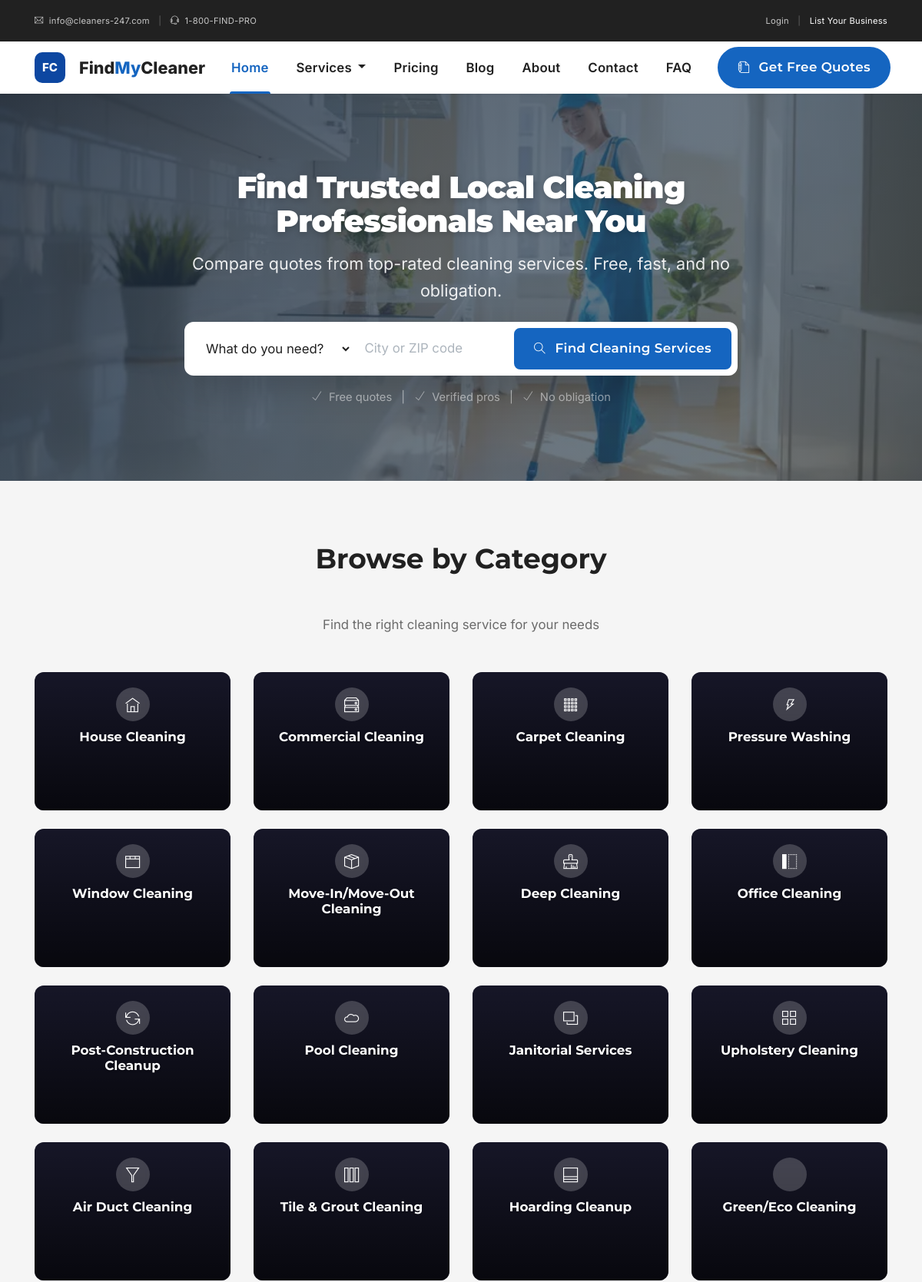
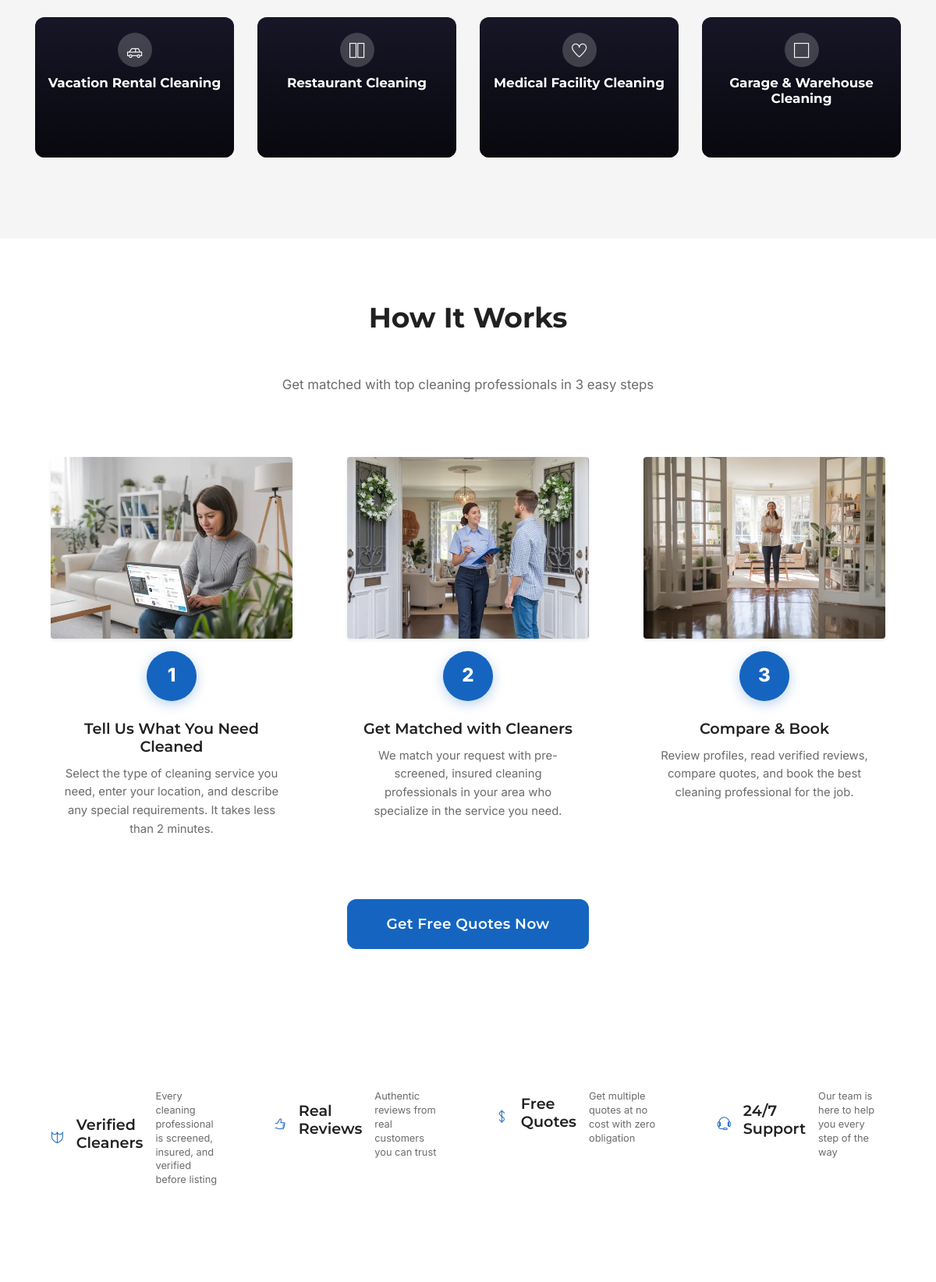
The page / (upper part) on the database its author committed (2 pictures, top to bottom).
### tables this page shows
CREATE TABLE IF NOT EXISTS `categories` (
    `id` INT UNSIGNED AUTO_INCREMENT PRIMARY KEY,
    `name` VARCHAR(100) NOT NULL,
    `slug` VARCHAR(100) NOT NULL UNIQUE,
    `description` TEXT,
    `icon` VARCHAR(100) DEFAULT NULL,
    `image` VARCHAR(500) DEFAULT NULL,
    `meta_title` VARCHAR(200) DEFAULT NULL,
    `meta_description` VARCHAR(300) DEFAULT NULL,
    `lead_price` DECIMAL(8,2) NOT NULL DEFAULT 25.00,
    `sort_order` INT NOT NULL DEFAULT 0,
    `is_active` TINYINT(1) NOT NULL DEFAULT 1,
    `created_at` DATETIME NOT NULL DEFAULT CURRENT_TIMESTAMP,
    INDEX `idx_slug` (`slug`),
    INDEX `idx_active_sort` (`is_active`, `sort_order`)
);

### includes/inc_auth.php (called while the page is built, shortened)
<?php
require_once __DIR__ . '/inc_db.php';
function current_user() {
    if (!isset($_SESSION['user_id'])) return null;
    $db = get_db();
    $stmt = $db->prepare("SELECT id, email, role, first_name, last_name, phone, avatar, status FROM users WHERE id = ? AND status = 'active'");
    $stmt->execute([$_SESSION['user_id']]);
    $user = $stmt->fetch();
    return $user;
}

### includes/inc_db.php (called while the page is built, shortened)
<?php
function get_db() {
    static $pdo = null;
    if ($pdo === null) {
        $host = getenv('DB_HOST') ?: '127.0.0.1';
        $name = getenv('DB_NAME') ?: '';
        $user = getenv('DB_USER') ?: '';
        $pass = getenv('DB_PASS') ?: '';
        $dsn = "mysql:host={$host};dbname={$name};charset=utf8mb4";
        $options = [
            PDO::ATTR_ERRMODE => PDO::ERRMODE_EXCEPTION,
            PDO::ATTR_DEFAULT_FETCH_MODE => PDO::FETCH_ASSOC,
            PDO::ATTR_EMULATE_PREPARES => false,
            PDO::MYSQL_ATTR_INIT_COMMAND => "SET NAMES utf8mb4 COLLATE utf8mb4_unicode_ci"
        ];
        $pdo = new PDO($dsn, $user, $pass, $options);
    }
    return $pdo;
}

### includes/inc_helpers.php (called while the page is built, shortened)
<?php
function e($str) {
    return htmlspecialchars($str ?? '', ENT_QUOTES, 'UTF-8');
}

### index.php (the view, shortened to what this page needs)
<?php
require_once 'includes/inc_db.php';
require_once 'includes/inc_helpers.php';
$active_page = 'home';
$load_slick = true;
$categories = get_db()->query("SELECT * FROM categories WHERE is_active = 1 ORDER BY sort_order ASC")->fetchAll();
?>
<!DOCTYPE html>
<html lang="en">
<head>
    <?php include 'includes/inc_head.php'; ?>
</head>
<body>
<?php include 'includes/inc_header.php'; ?>
<section class="hero-section" role="img" aria-label="Professional cleaner working in a modern home" style="background:url('/images/hero-bg.webp') center/cover no-repeat;">
    <div class="container">
        <div class="row justify-content-center">
            <div class="col-lg-8 text-center text-white">
                <h1 class="hero-title mb-3" data-aos="fade-up">Find Trusted Local Cleaning <br>Professionals Near You</h1>
                <p class="hero-subtitle mb-4" data-aos="fade-up" data-aos-delay="100">Compare quotes from top-rated cleaning services. Free, fast, and no obligation.</p>
                <form action="/cleaners" method="GET" data-aos="fade-up" data-aos-delay="200">
                    <div class="d-flex flex-column flex-md-row bg-white rounded-lg shadow-lg p-2 mx-auto" style="max-width:720px;">
                        <select name="category" class="form-control border-0 flex-fill mb-2 mb-md-0" style="min-width:0;">
                            <option value="">What do you need?</option>
                        </select>
                        <input type="text" name="location" id="heroSearch" class="form-control border-0 flex-fill mb-2 mb-md-0" style="min-width:0;" placeholder="City or ZIP code">
                        <button type="submit" class="btn btn-primary px-4 flex-shrink-0" style="white-space:nowrap;"><i class="ti-search mr-1"></i> Find Cleaning Services</button>
                    </div>
                </form>
                <p class="mt-3 small text-white-50" data-aos="fade-up" data-aos-delay="300">
                    <i class="ti-check mr-1"></i> Free quotes <span class="mx-2">|</span>
                    <i class="ti-check mr-1"></i> Verified pros <span class="mx-2">|</span>
                    <i class="ti-check mr-1"></i> No obligation
                </p>
            </div>
        </div>
    </div>
</section>
<section class="section-padding bg-light">
    <div class="container">
        <div class="text-center mb-5">
            <h2 class="section-title" data-aos="fade-up">Browse by Category</h2>
            <p class="text-muted" data-aos="fade-up" data-aos-delay="100">Find the right cleaning service for your needs</p>
        </div>
        <div class="row">
            <?php foreach ($categories as $i => $cat): ?>
            <div class="col-lg-3 col-md-4 col-6 mb-4" data-aos="fade-up" data-aos-delay="<?php echo ($i % 4) * 50; ?>">
                <a href="/cleaners/<?php echo e($cat['slug']); ?>" class="category-card d-block">
                    <div class="category-content">
                        <div class="category-icon">
                            <i class="<?php echo e($cat['icon']); ?>"></i>
                        </div>
                        <h6><?php echo e($cat['name']); ?></h6>
                    </div>
                </a>
            </div>
            <?php endforeach; ?>
        </div>
    </div>
</section>
<section class="section-padding">
    <div class="container">
        <div class="text-center mb-5">
            <h2 class="section-title" data-aos="fade-up">How It Works</h2>
            <p class="text-muted" data-aos="fade-up" data-aos-delay="100">Get matched with top cleaning professionals in 3 easy steps</p>
        </div>
        <div class="row">
            <div class="col-md-4 mb-4" data-aos="fade-up" data-aos-delay="0">
                <div class="step-card text-center">
                    <img src="/images/how-it-works-1.webp" alt="Homeowner browsing cleaning service profiles on laptop" width="800" height="584" class="img-fluid rounded shadow-sm mb-3" loading="lazy">
                    <div class="step-number">1</div>
                    <h5 class="mt-3">Tell Us What You Need Cleaned</h5>
                    <p class="text-muted">Select the type of cleaning service you need, enter your location, and describe any special requirements. It takes less than 2 minutes.</p>
                </div>
            </div>
            <div class="col-md-4 mb-4" data-aos="fade-up" data-aos-delay="100">
                <div class="step-card text-center">
                    <img src="/images/how-it-works-2.webp" alt="Cleaning professional reviewing service details with homeowner" width="800" height="584" class="img-fluid rounded shadow-sm mb-3" loading="lazy">
                    <div class="step-number">2</div>
                    <h5 class="mt-3">Get Matched with Cleaners</h5>
                    <p class="text-muted">We match your request with pre-screened, insured cleaning professionals in your area who specialize in the service you need.</p>
                </div>
            </div>
            <div class="col-md-4 mb-4" data-aos="fade-up" data-aos-delay="200">
                <div class="step-card text-center">
                    <img src="/images/how-it-works-3.webp" alt="Satisfied homeowner with a spotless clean home" width="800" height="584" class="img-fluid rounded shadow-sm mb-3" loading="lazy">
                    <div class="step-number">3</div>
                    <h5 class="mt-3">Compare & Book</h5>
                    <p class="text-muted">Review profiles, read verified reviews, compare quotes, and book the best cleaning professional for the job.</p>
                </div>
            </div>
        </div>
        <div class="text-center mt-4">
            <a href="/get-quotes" class="btn btn-primary btn-lg px-5">Get Free Quotes Now</a>
        </div>
    </div>
</section>
<section class="section-padding">
    <div class="container">
        <div class="row text-center">
            <div class="col-md-3 col-6 mb-4" data-aos="fade-up">
                <div class="trust-badge">
                    <i class="ti-shield text-primary"></i>
                    <h5>Verified Cleaners</h5>
                    <p class="text-muted small">Every cleaning professional is screened, insured, and verified before listing</p>
                </div>
            </div>
            <div class="col-md-3 col-6 mb-4" data-aos="fade-up" data-aos-delay="100">
                <div class="trust-badge">
                    <i class="ti-thumb-up text-primary"></i>
                    <h5>Real Reviews</h5>
                    <p class="text-muted small">Authentic reviews from real customers you can trust</p>
                </div>
            </div>
            <div class="col-md-3 col-6 mb-4" data-aos="fade-up" data-aos-delay="200">
                <div class="trust-badge">
                    <i class="ti-money text-primary"></i>
                    <h5>Free Quotes</h5>
                    <p class="text-muted small">Get multiple quotes at no cost with zero obligation</p>
                </div>
            </div>
            <div class="col-md-3 col-6 mb-4" data-aos="fade-up" data-aos-delay="300">
                <div class="trust-badge">
                    <i class="ti-headphone-alt text-primary"></i>
                    <h5>24/7 Support</h5>
                    <p class="text-muted small">Our team is here to help you every step of the way</p>
                </div>
            </div>
        </div>
    </div>
</section>
<?php include 'includes/inc_footer.php'; ?>

### includes/inc_head.php (shortened to what this page needs)
<link rel="stylesheet" href="/plugins/themify-icons/themify-icons.css">
<link rel="stylesheet" href="/plugins/bootstrap/css/bootstrap.min.css">
<link rel="stylesheet" href="/plugins/aos/aos.css">
<?php if (!empty($load_slick)): ?>
<link rel="stylesheet" href="/plugins/slick/slick.css">
<link rel="stylesheet" href="/plugins/slick/slick-theme.css">
<?php endif; ?>
<link rel="stylesheet" href="/css/style.min.css?v=<?php echo filemtime($_SERVER['DOCUMENT_ROOT'] . '/css/style.min.css') ?: '2'; ?>">

### includes/inc_header.php (shortened to what this page needs)
<?php
require_once __DIR__ . '/inc_db.php';
require_once __DIR__ . '/inc_helpers.php';
require_once __DIR__ . '/inc_auth.php';
$_user = current_user();
$active_page = $active_page ?? '';
?>
<div class="top-bar d-none d-md-block">
    <div class="container d-flex justify-content-between align-items-center py-2">
        <div>
            <small class="text-white-50"><i class="ti-email mr-1"></i> info@cleaners-247.com <span class="mx-2 text-white-25">|</span> <i class="ti-headphone-alt mr-1"></i> 1-800-FIND-PRO</small>
        </div>
        <div>
            <?php if ($_user): ?>
                <small class="text-white-50">Welcome, <?php echo e($_user['first_name'] ?: $_user['email']); ?>
                <?php if ($_user['role'] === 'cleaner'): ?>
                    &middot; <a href="/dashboard" class="text-white">Dashboard</a>
                <?php elseif ($_user['role'] === 'admin'): ?>
                    &middot; <a href="/admin" class="text-white">Admin</a>
                <?php endif; ?>
                 &middot; <a href="/api/handle_login.php?logout=1" class="text-white">Logout</a></small>
            <?php else: ?>
                <small><a href="/login" class="text-white-50">Login</a> <span class="mx-2 text-white-25">|</span> <a href="/join" class="text-white">List Your Business</a></small>
            <?php endif; ?>
        </div>
    </div>
</div>
<nav class="navbar navbar-expand-lg navbar-light bg-white shadow-sm sticky-top">
    <div class="container">
        <a class="navbar-brand d-flex align-items-center" href="/">
            <span class="brand-icon d-inline-flex align-items-center justify-content-center mr-2" style="width:40px;height:40px;background:#0D47A1;border-radius:10px;color:#fff;font-weight:800;font-size:15px;">FC</span>
            <span style="font-size:1.35rem;font-weight:800;color:#212121;">Find<span style="color:#1565C0;">My</span>Cleaner</span>
        </a>
        <div class="collapse navbar-collapse" id="mainNav">
            <ul class="navbar-nav ml-auto align-items-lg-center">
                <li class="nav-item<?php echo $active_page === 'home' ? ' active' : ''; ?>">
                    <a class="nav-link" href="/">Home</a>
                </li>
                <li class="nav-item dropdown<?php echo $active_page === 'cleaners' ? ' active' : ''; ?>">
                    <a class="nav-link dropdown-toggle" href="/cleaners" id="servicesDropdown" data-toggle="dropdown">
                        Services
                    </a>
                </li>
                <li class="nav-item<?php echo $active_page === 'pricing' ? ' active' : ''; ?>">
                    <a class="nav-link" href="/pricing">Pricing</a>
                </li>
                <li class="nav-item<?php echo $active_page === 'blog' ? ' active' : ''; ?>">
                    <a class="nav-link" href="/blog">Blog</a>
                </li>
                <li class="nav-item<?php echo $active_page === 'about' ? ' active' : ''; ?>">
                    <a class="nav-link" href="/about">About</a>
                </li>
                <li class="nav-item<?php echo $active_page === 'contact' ? ' active' : ''; ?>">
                    <a class="nav-link" href="/contact">Contact</a>
                </li>
                <li class="nav-item<?php echo $active_page === 'faq' ? ' active' : ''; ?>">
                    <a class="nav-link" href="/faq">FAQ</a>
                </li>
                <li class="nav-item ml-lg-3">
                    <a class="btn btn-primary px-4 rounded-pill" href="/get-quotes" style="white-space:nowrap;">
                        <i class="ti-write mr-1"></i> Get Free Quotes
                    </a>
                </li>
            </ul>
        </div>
    </div>
</nav>
<main id="main-content">

### includes/inc_footer.php (shortened to what this page needs)
</main>
</body>
</html>

### rows shown on the page
categories: name "House Cleaning"
categories: name "Commercial Cleaning"
categories: name "Carpet Cleaning"
categories: name "Pressure Washing"
categories: name "Window Cleaning"
categories: name "Move-In/Move-Out Cleaning"
categories: name "Deep Cleaning"
categories: name "Office Cleaning"
categories: name "Post-Construction Cleanup"
categories: name "Pool Cleaning"
categories: name "Janitorial Services"
categories: name "Upholstery Cleaning"
categories: name "Air Duct Cleaning"
categories: name "Tile & Grout Cleaning"
categories: name "Hoarding Cleanup"
categories: name "Green/Eco Cleaning"
categories: name "Vacation Rental Cleaning"
categories: name "Restaurant Cleaning"
categories: name "Medical Facility Cleaning"
categories: name "Garage & Warehouse Cleaning"
